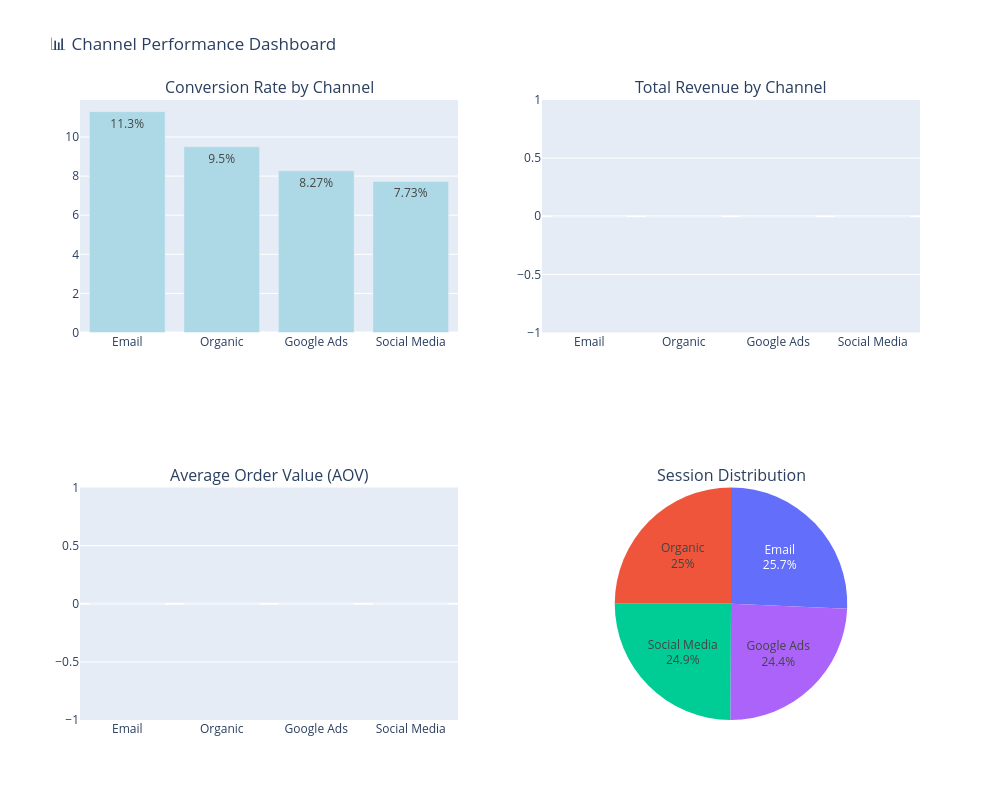

Notebook cell for this chart:
### Markdown cell above
### Channel Performance Analysis

### Code cell
import pandas as pd
import plotly.graph_objects as go
from plotly.subplots import make_subplots

# Standardize stage names
session_summary['Max_Funnel_Stage'] = session_summary['Max_Funnel_Stage'].str.strip().str.title()

channel_funnel = []

for channel, group in session_summary.groupby('Channel'):
    total_sessions = len(group)
    metrics = {'Channel': channel, 'Total_Sessions': total_sessions}

    # Stage-level sessions & rates
    for i, stage in enumerate(funnel_stages):
        if i == 0:
            count = total_sessions
        else:
            count = (group['Max_Funnel_Stage'].apply(lambda x: funnel_stages.index(x) >= i)).sum()
        metrics[f'{stage}_Sessions'] = count
        metrics[f'{stage}_Rate'] = round(count / total_sessions * 100, 2)

    # Revenue metrics
    purchase_sessions = group[group['Max_Funnel_Stage'] == 'Purchase']
    metrics['Total_Revenue'] = purchase_sessions['Revenue'].sum()
    metrics['AOV'] = purchase_sessions['Revenue'].mean() if len(purchase_sessions) > 0 else 0
    metrics['Conversion_Rate'] = round(len(purchase_sessions) / total_sessions * 100, 2)

    channel_funnel.append(metrics)

channel_df = pd.DataFrame(channel_funnel).sort_values('Conversion_Rate', ascending=False)

print("📊 Channel Performance Analysis:")
display(channel_df.round(2))

# --- Interactive Visualizations using Plotly ---
fig = make_subplots(
    rows=2, cols=2,
    subplot_titles=('Conversion Rate by Channel', 'Total Revenue by Channel',
                    'Average Order Value (AOV)', 'Session Distribution'),
    specs=[[{"type": "bar"}, {"type": "bar"}],
           [{"type": "bar"}, {"type": "pie"}]]
)

# Conversion Rate
fig.add_trace(go.Bar(
    x=channel_df['Channel'], y=channel_df['Conversion_Rate'],
    text=channel_df['Conversion_Rate'].apply(lambda x: f"{x}%"),
    textposition='auto', name='Conversion Rate', marker_color='lightblue'
), row=1, col=1)

# Total Revenue
fig.add_trace(go.Bar(
    x=channel_df['Channel'], y=channel_df['Total_Revenue'],
    text=channel_df['Total_Revenue'].apply(lambda x: f"${x:,.0f}"),
    textposition='auto', name='Total Revenue', marker_color='green'
), row=1, col=2)

# Average Order Value
fig.add_trace(go.Bar(
    x=channel_df['Channel'], y=channel_df['AOV'],
    text=channel_df['AOV'].apply(lambda x: f"${x:,.2f}"),
    textposition='auto', name='AOV', marker_color='orange'
), row=2, col=1)

# Session Distribution
fig.add_trace(go.Pie(
    labels=channel_df['Channel'],
    values=channel_df['Total_Sessions'],
    textinfo='label+percent',
    name='Session Distribution'
), row=2, col=2)

fig.update_layout(height=800, width=1000, title_text="📊 Channel Performance Dashboard", showlegend=False)
fig.show()

### Figure 1 — Plotly figure (JSON) as saved in the notebook; plotly's stock layout.template omitted (floating-point values rounded to 4 significant figures)
{"data": [{"marker": {"color": "lightblue"}, "name": "Conversion Rate", "text": ["11.3%", "9.5%", "8.27%", "7.73%"], "textposition": "auto", "type": "bar", "x": ["Email", "Organic", "Google Ads", "Social Media"], "xaxis": "x", "y": [11.3, 9.5, 8.27, 7.73], "yaxis": "y"}, {"marker": {"color": "green"}, "name": "Total Revenue", "text": ["$0", "$0", "$0", "$0"], "textposition": "auto", "type": "bar", "x": ["Email", "Organic", "Google Ads", "Social Media"], "xaxis": "x2", "y": [0.0, 0.0, 0.0, 0.0], "yaxis": "y2"}, {"marker": {"color": "orange"}, "name": "AOV", "text": ["$0.00", "$0.00", "$0.00", "$0.00"], "textposition": "auto", "type": "bar", "x": ["Email", "Organic", "Google Ads", "Social Media"], "xaxis": "x3", "y": [0.0, 0.0, 0.0, 0.0], "yaxis": "y3"}, {"domain": {"x": [0.55, 1], "y": [0, 0.375]}, "labels": ["Email", "Organic", "Google Ads", "Social Media"], "name": "Session Distribution", "textinfo": "label+percent", "type": "pie", "values": [5159, 5023, 4900, 5009]}], "layout": {"annotations": [{"font": {"size": 16}, "showarrow": false, "text": "Conversion Rate by Channel", "x": 0.225, "xanchor": "center", "xref": "paper", "y": 1, "yanchor": "bottom", "yref": "paper"}, {"font": {"size": 16}, "showarrow": false, "text": "Total Revenue by Channel", "x": 0.775, "xanchor": "center", "xref": "paper", "y": 1, "yanchor": "bottom", "yref": "paper"}, {"font": {"size": 16}, "showarrow": false, "text": "Average Order Value (AOV)", "x": 0.225, "xanchor": "center", "xref": "paper", "y": 0.375, "yanchor": "bottom", "yref": "paper"}, {"font": {"size": 16}, "showarrow": false, "text": "Session Distribution", "x": 0.775, "xanchor": "center", "xref": "paper", "y": 0.375, "yanchor": "bottom", "yref": "paper"}], "height": 800, "showlegend": false, "title": {"text": "📊 Channel Performance Dashboard"}, "width": 1000, "xaxis": {"anchor": "y", "domain": [0, 0.45]}, "xaxis2": {"anchor": "y2", "domain": [0.55, 1]}, "xaxis3": {"anchor": "y3", "domain": [0, 0.45]}, "yaxis": {"anchor": "x", "domain": [0.625, 1]}, "yaxis2": {"anchor": "x2", "domain": [0.625, 1]}, "yaxis3": {"anchor": "x3", "domain": [0, 0.375]}}}
